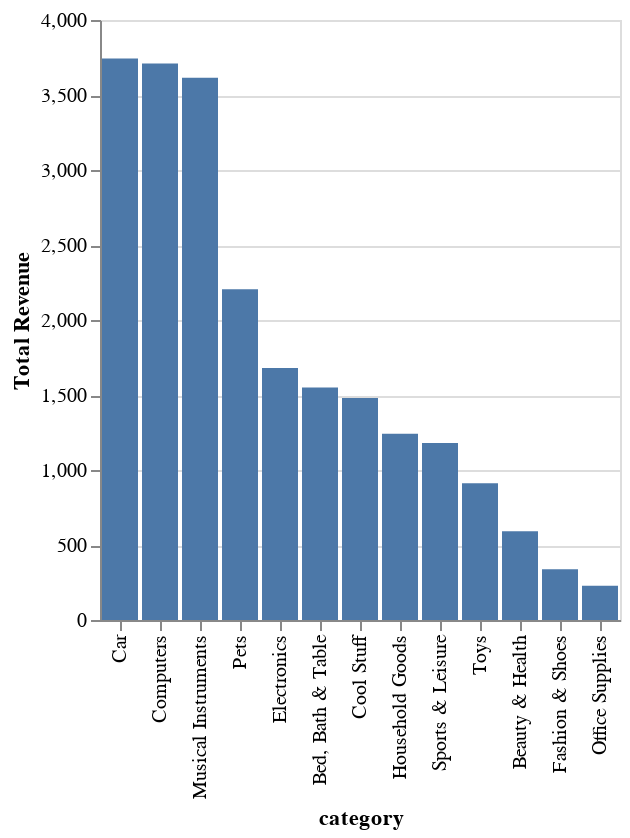

Notebook code for this chart:
### Code cell
thread.plot()

### Figure 1 — Vega-Lite specification as saved in the notebook (floating-point values rounded to 4 significant figures)
{"config": {"view": {"continuousWidth": 300, "continuousHeight": 300}}, "data": {"name": "data-bdffe751aeafd4ca32949d14c4765245"}, "mark": "bar", "encoding": {"x": {"field": "category", "sort": "-y", "type": "nominal"}, "y": {"aggregate": "sum", "field": "total_revenue", "title": "Total Revenue", "type": "quantitative"}}, "$schema": "https://vega.github.io/schema/vega-lite/v5.json", "datasets": {"data-bdffe751aeafd4ca32949d14c4765245": [{"category": "Sports & Leisure", "seller_id": "152dc12d3b48903d4d945f0264406677", "total_revenue": 581.7, "aov": 193.9, "average_review_score": null, "revenue_growth_pct": 685.3, "revenue_growth_rank": 1, "aov_rank": 412, "review_score_rank": 336}, {"category": "Pets", "seller_id": "0fbff65ebd0a050da5eb315b4913742c", "total_revenue": 658.4, "aov": 219.5, "average_review_score": 5.0, "revenue_growth_pct": 595.7, "revenue_growth_rank": 2, "aov_rank": 385, "review_score_rank": 1}, {"category": "Cool Stuff", "seller_id": "db791471eb6a6c65da206e37405f5437", "total_revenue": 1480.0, "aov": 370.0, "average_review_score": null, "revenue_growth_pct": 587.2, "revenue_growth_rank": 3, "aov_rank": 277, "review_score_rank": 336}, {"category": "Electronics", "seller_id": "15f3ff60c4386de2f9deff09d297fc82", "total_revenue": 1680.0, "aov": 335.9, "average_review_score": null, "revenue_growth_pct": 380.2, "revenue_growth_rank": 4, "aov_rank": 298, "review_score_rank": 336}, {"category": "Bed, Bath & Table", "seller_id": "152dc12d3b48903d4d945f0264406677", "total_revenue": 709.0, "aov": 177.2, "average_review_score": null, "revenue_growth_pct": 358.3, "revenue_growth_rank": 5, "aov_rank": 432, "review_score_rank": 336}, {"category": "Sports & Leisure", "seller_id": "2ddb1be5564390ad73105d2da0e05e52", "total_revenue": 597.9, "aov": 199.3, "average_review_score": 1.0, "revenue_growth_pct": 315.0, "revenue_growth_rank": 6, "aov_rank": 408, "review_score_rank": 293}, {"category": "Office Supplies", "seller_id": "3423889bf098bcaa6bdd3f6e692b64f9", "total_revenue": 229.0, "aov": 114.5, "average_review_score": null, "revenue_growth_pct": 289.6, "revenue_growth_rank": 7, "aov_rank": 529, "review_score_rank": 336}, {"category": "Fashion & Shoes", "seller_id": "1a35800a0b6017420a7615c4d8d16834", "total_revenue": 338.4, "aov": 112.8, "average_review_score": null, "revenue_growth_pct": 240.0, "revenue_growth_rank": 8, "aov_rank": 533, "review_score_rank": 336}, {"category": "Toys", "seller_id": "9890be93654742ad61723a6db4eff490", "total_revenue": 289.5, "aov": 96.5, "average_review_score": 2.0, "revenue_growth_pct": 223.2, "revenue_growth_rank": 9, "aov_rank": 553, "review_score_rank": 203}, {"category": "Musical Instruments", "seller_id": "1a35800a0b6017420a7615c4d8d16834", "total_revenue": 3615.0, "aov": 1205.0, "average_review_score": 2.0, "revenue_growth_pct": 142.0, "revenue_growth_rank": 10, "aov_rank": 58, "review_score_rank": 203}, {"category": "Beauty & Health", "seller_id": "f55c207b0821146f710fa0dee35d16f5", "total_revenue": 591.6, "aov": 118.3, "average_review_score": 2.0, "revenue_growth_pct": 129.3, "revenue_growth_rank": 11, "aov_rank": 521, "review_score_rank": 203}, {"category": "Computers", "seller_id": "9f9692b1aed52b21a5ea668594b7f897", "total_revenue": 3710.0, "aov": 1237.0, "average_review_score": null, "revenue_growth_pct": 126.8, "revenue_growth_rank": 12, "aov_rank": 55, "review_score_rank": 336}, {"category": "Pets", "seller_id": "4ecf1077ea04e42e3cf2cdd54b9958d9", "total_revenue": 1546.0, "aov": 257.7, "average_review_score": 3.667, "revenue_growth_pct": 112.9, "revenue_growth_rank": 13, "aov_rank": 350, "review_score_rank": 161}, {"category": "Toys", "seller_id": "fb21021099d9d6478d1e2e7ab30d28ad", "total_revenue": 522.6, "aov": 104.5, "average_review_score": 3.25, "revenue_growth_pct": 112.0, "revenue_growth_rank": 14, "aov_rank": 545, "review_score_rank": 184}, {"category": "Household Goods", "seller_id": "c45170c1ae4ddca4ff700cf7d59a25b4", "total_revenue": 859.0, "aov": 286.3, "average_review_score": 2.0, "revenue_growth_pct": 108.6, "revenue_growth_rank": 15, "aov_rank": 333, "review_score_rank": 203}, {"category": "Bed, Bath & Table", "seller_id": "15f3ff60c4386de2f9deff09d297fc82", "total_revenue": 840.3, "aov": 420.1, "average_review_score": 3.5, "revenue_growth_pct": 104.3, "revenue_growth_rank": 16, "aov_rank": 264, "review_score_rank": 163}, {"category": "Car", "seller_id": "0fbff65ebd0a050da5eb315b4913742c", "total_revenue": 1566.0, "aov": 522.0, "average_review_score": 3.0, "revenue_growth_pct": 100.1, "revenue_growth_rank": 17, "aov_rank": 219, "review_score_rank": 185}, {"category": "Toys", "seller_id": "d3ebf96597c63546df2cf48e8d19666a", "total_revenue": 99.41, "aov": 49.7, "average_review_score": null, "revenue_growth_pct": 88.65, "revenue_growth_rank": 18, "aov_rank": 610, "review_score_rank": 336}, {"category": "Household Goods", "seller_id": "6ddc08f0decfa63bfd634c7741ae75e0", "total_revenue": 382.1, "aov": 191.0, "average_review_score": null, "revenue_growth_pct": 76.76, "revenue_growth_rank": 19, "aov_rank": 417, "review_score_rank": 336}, {"category": "Car", "seller_id": "8f5df4794f566e1e90c49107957ffb2f", "total_revenue": 2177.0, "aov": 435.4, "average_review_score": 5.0, "revenue_growth_pct": 70.23, "revenue_growth_rank": 20, "aov_rank": 256, "review_score_rank": 1}]}}
